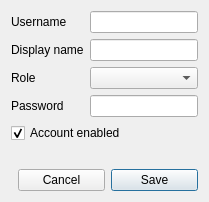
<?xml version="1.0" encoding="UTF-8"?>
<ui version="4.0">
 <class>QtUserFormDialog</class>
 <widget class="QDialog" name="QtUserFormDialog">
  <property name="windowTitle">
   <string>User</string>
  </property>
  <property name="modal">
   <bool>true</bool>
  </property>
  <layout class="QVBoxLayout" name="rootLayout">
   <item>
    <layout class="QFormLayout" name="formLayout">
     <item row="0" column="0">
      <widget class="QLabel" name="usernameLabel">
       <property name="text">
        <string>Username</string>
       </property>
      </widget>
     </item>
     <item row="0" column="1">
      <widget class="QLineEdit" name="usernameEdit"/>
     </item>
     <item row="1" column="0">
      <widget class="QLabel" name="displayNameLabel">
       <property name="text">
        <string>Display name</string>
       </property>
      </widget>
     </item>
     <item row="1" column="1">
      <widget class="QLineEdit" name="displayNameEdit"/>
     </item>
     <item row="2" column="0">
      <widget class="QLabel" name="roleLabel">
       <property name="text">
        <string>Role</string>
       </property>
      </widget>
     </item>
     <item row="2" column="1">
      <widget class="QComboBox" name="roleCombo"/>
     </item>
     <item row="3" column="0">
      <widget class="QLabel" name="passwordLabel">
       <property name="text">
        <string>Password</string>
       </property>
      </widget>
     </item>
     <item row="3" column="1">
      <widget class="QLineEdit" name="passwordEdit">
       <property name="echoMode">
        <enum>QLineEdit::Password</enum>
       </property>
      </widget>
     </item>
    </layout>
   </item>
   <item>
    <widget class="QCheckBox" name="enabledCheck">
     <property name="text">
      <string>Account enabled</string>
     </property>
     <property name="checked">
      <bool>true</bool>
     </property>
    </widget>
   </item>
   <item>
    <widget class="QLabel" name="errorLabel">
     <property name="text">
      <string/>
     </property>
     <property name="visible">
      <bool>false</bool>
     </property>
    </widget>
   </item>
   <item>
    <layout class="QHBoxLayout" name="buttonRow">
     <item>
      <spacer name="buttonSpacer">
       <property name="orientation">
        <enum>Qt::Horizontal</enum>
       </property>
      </spacer>
     </item>
     <item>
      <widget class="QPushButton" name="cancelButton">
       <property name="text">
        <string>Cancel</string>
       </property>
      </widget>
     </item>
     <item>
      <widget class="QPushButton" name="saveButton">
       <property name="text">
        <string>Save</string>
       </property>
       <property name="default">
        <bool>true</bool>
       </property>
      </widget>
     </item>
    </layout>
   </item>
  </layout>
 </widget>
 <resources/>
 <connections/>
</ui>
